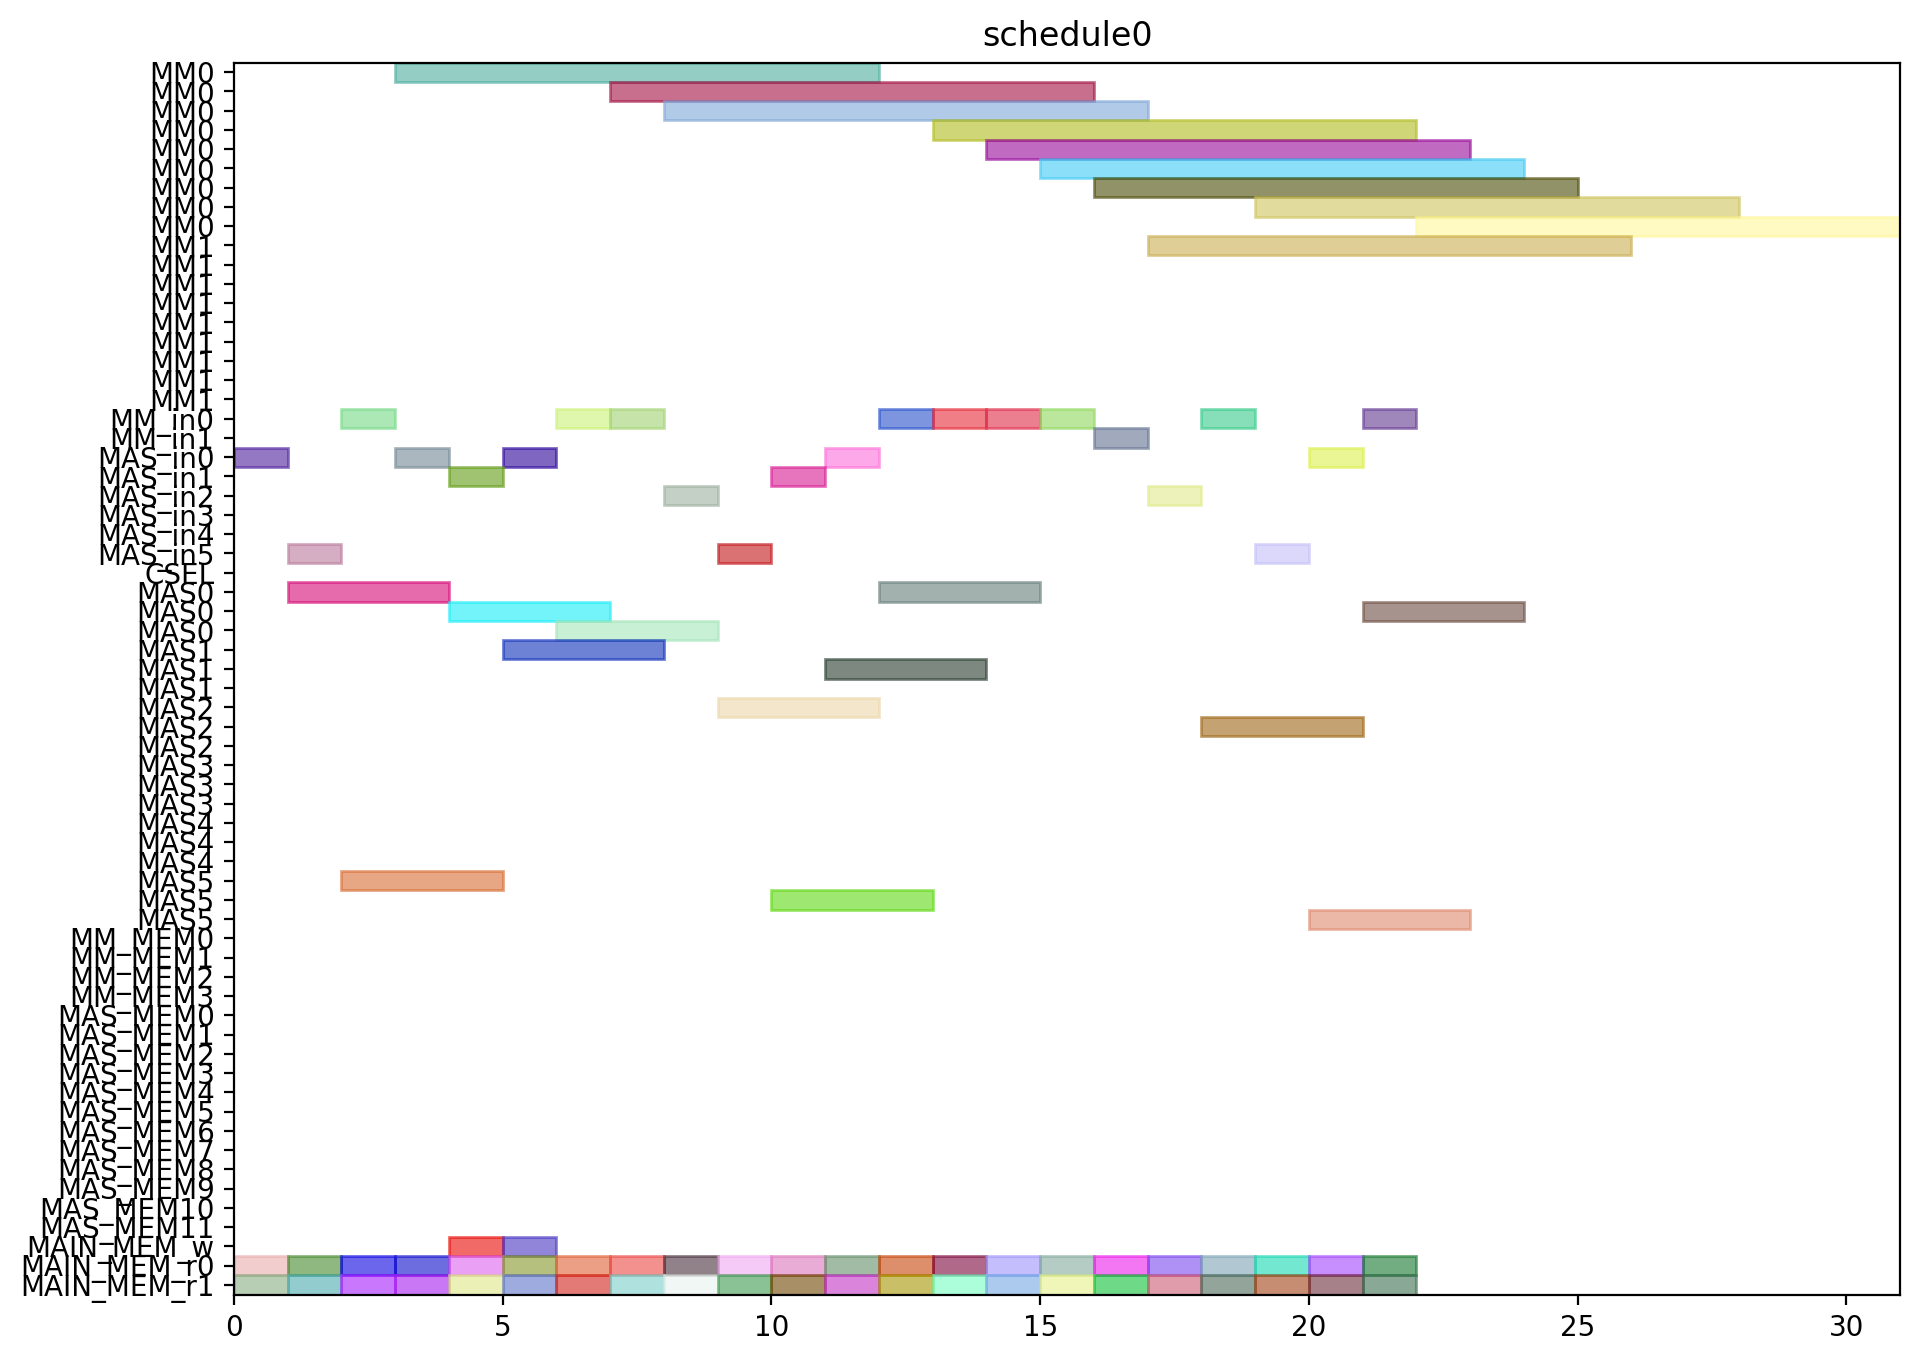

This chart was generated by the following Python code:
from pyschedule import Scenario, solvers, plotters, alt


def solve():
	horizon = 120
	S = Scenario("schedule0", horizon=horizon)

	# resource
	MM = S.Resources('MM', num=2, size=9)
	MM_in = S.Resources('MM_in', num=2)
	MAS_in = S.Resources('MAS_in', num=6)
	CSEL = S.Resource('CSEL')
	MAS = S.Resources('MAS', num=6, size=3, periods=range(1, horizon))
	MM_MEM = S.Resources('MM_MEM', num=4)
	MAS_MEM = S.Resources('MAS_MEM', num=12)
	MAIN_MEM_w = S.Resource('MAIN_MEM_w', size=1)
	MAIN_MEM_r = S.Resources('MAIN_MEM_r', num=2)

	# result of previous scheduling

	# new tasks
	c10_t0 = S.Task('c10_t0', length=9, delay_cost=1)
	c10_t0 += alt(MM)
	c10_t0_in = S.Task('c10_t0_in', length=1, delay_cost=1)
	c10_t0_in += alt(MM_in)
	S += c10_t0_in*MM_in[0]<=c10_t0*MM[0]
	S += c10_t0_in*MM_in[1]<=c10_t0*MM[1]
	c10_t0_mem0 = S.Task('c10_t0_mem0', length=1, delay_cost=1)
	c10_t0_mem0 += MAIN_MEM_r[0]
	S += c10_t0_mem0 <= c10_t0

	c10_t0_mem1 = S.Task('c10_t0_mem1', length=1, delay_cost=1)
	c10_t0_mem1 += MAIN_MEM_r[1]
	S += c10_t0_mem1 <= c10_t0

	c10_t1 = S.Task('c10_t1', length=9, delay_cost=1)
	c10_t1 += alt(MM)
	c10_t1_in = S.Task('c10_t1_in', length=1, delay_cost=1)
	c10_t1_in += alt(MM_in)
	S += c10_t1_in*MM_in[0]<=c10_t1*MM[0]
	S += c10_t1_in*MM_in[1]<=c10_t1*MM[1]
	c10_t1_mem0 = S.Task('c10_t1_mem0', length=1, delay_cost=1)
	c10_t1_mem0 += MAIN_MEM_r[0]
	S += c10_t1_mem0 <= c10_t1

	c10_t1_mem1 = S.Task('c10_t1_mem1', length=1, delay_cost=1)
	c10_t1_mem1 += MAIN_MEM_r[1]
	S += c10_t1_mem1 <= c10_t1

	c10_t2 = S.Task('c10_t2', length=3, delay_cost=1)
	c10_t2 += alt(MAS)
	c10_t2_in = S.Task('c10_t2_in', length=1, delay_cost=1)
	c10_t2_in += alt(MAS_in)
	S += c10_t2_in*MAS_in[0]<=c10_t2*MAS[0]

	S += c10_t2_in*MAS_in[1]<=c10_t2*MAS[1]

	S += c10_t2_in*MAS_in[2]<=c10_t2*MAS[2]

	S += c10_t2_in*MAS_in[3]<=c10_t2*MAS[3]

	S += c10_t2_in*MAS_in[4]<=c10_t2*MAS[4]

	S += c10_t2_in*MAS_in[5]<=c10_t2*MAS[5]

	c10_t2_mem0 = S.Task('c10_t2_mem0', length=1, delay_cost=1)
	c10_t2_mem0 += MAIN_MEM_r[0]
	S += c10_t2_mem0 <= c10_t2

	c10_t2_mem1 = S.Task('c10_t2_mem1', length=1, delay_cost=1)
	c10_t2_mem1 += MAIN_MEM_r[1]
	S += c10_t2_mem1 <= c10_t2

	c10_t3 = S.Task('c10_t3', length=3, delay_cost=1)
	c10_t3 += alt(MAS)
	c10_t3_in = S.Task('c10_t3_in', length=1, delay_cost=1)
	c10_t3_in += alt(MAS_in)
	S += c10_t3_in*MAS_in[0]<=c10_t3*MAS[0]

	S += c10_t3_in*MAS_in[1]<=c10_t3*MAS[1]

	S += c10_t3_in*MAS_in[2]<=c10_t3*MAS[2]

	S += c10_t3_in*MAS_in[3]<=c10_t3*MAS[3]

	S += c10_t3_in*MAS_in[4]<=c10_t3*MAS[4]

	S += c10_t3_in*MAS_in[5]<=c10_t3*MAS[5]

	c10_t3_mem0 = S.Task('c10_t3_mem0', length=1, delay_cost=1)
	c10_t3_mem0 += MAIN_MEM_r[0]
	S += c10_t3_mem0 <= c10_t3

	c10_t3_mem1 = S.Task('c10_t3_mem1', length=1, delay_cost=1)
	c10_t3_mem1 += MAIN_MEM_r[1]
	S += c10_t3_mem1 <= c10_t3

	c20_t0 = S.Task('c20_t0', length=9, delay_cost=1)
	c20_t0 += alt(MM)
	c20_t0_in = S.Task('c20_t0_in', length=1, delay_cost=1)
	c20_t0_in += alt(MM_in)
	S += c20_t0_in*MM_in[0]<=c20_t0*MM[0]
	S += c20_t0_in*MM_in[1]<=c20_t0*MM[1]
	c20_t0_mem0 = S.Task('c20_t0_mem0', length=1, delay_cost=1)
	c20_t0_mem0 += MAIN_MEM_r[0]
	S += c20_t0_mem0 <= c20_t0

	c20_t0_mem1 = S.Task('c20_t0_mem1', length=1, delay_cost=1)
	c20_t0_mem1 += MAIN_MEM_r[1]
	S += c20_t0_mem1 <= c20_t0

	c20_t1 = S.Task('c20_t1', length=9, delay_cost=1)
	c20_t1 += alt(MM)
	c20_t1_in = S.Task('c20_t1_in', length=1, delay_cost=1)
	c20_t1_in += alt(MM_in)
	S += c20_t1_in*MM_in[0]<=c20_t1*MM[0]
	S += c20_t1_in*MM_in[1]<=c20_t1*MM[1]
	c20_t1_mem0 = S.Task('c20_t1_mem0', length=1, delay_cost=1)
	c20_t1_mem0 += MAIN_MEM_r[0]
	S += c20_t1_mem0 <= c20_t1

	c20_t1_mem1 = S.Task('c20_t1_mem1', length=1, delay_cost=1)
	c20_t1_mem1 += MAIN_MEM_r[1]
	S += c20_t1_mem1 <= c20_t1

	c20_t2 = S.Task('c20_t2', length=3, delay_cost=1)
	c20_t2 += alt(MAS)
	c20_t2_in = S.Task('c20_t2_in', length=1, delay_cost=1)
	c20_t2_in += alt(MAS_in)
	S += c20_t2_in*MAS_in[0]<=c20_t2*MAS[0]

	S += c20_t2_in*MAS_in[1]<=c20_t2*MAS[1]

	S += c20_t2_in*MAS_in[2]<=c20_t2*MAS[2]

	S += c20_t2_in*MAS_in[3]<=c20_t2*MAS[3]

	S += c20_t2_in*MAS_in[4]<=c20_t2*MAS[4]

	S += c20_t2_in*MAS_in[5]<=c20_t2*MAS[5]

	c20_t2_mem0 = S.Task('c20_t2_mem0', length=1, delay_cost=1)
	c20_t2_mem0 += MAIN_MEM_r[0]
	S += c20_t2_mem0 <= c20_t2

	c20_t2_mem1 = S.Task('c20_t2_mem1', length=1, delay_cost=1)
	c20_t2_mem1 += MAIN_MEM_r[1]
	S += c20_t2_mem1 <= c20_t2

	c20_t3 = S.Task('c20_t3', length=3, delay_cost=1)
	c20_t3 += alt(MAS)
	c20_t3_in = S.Task('c20_t3_in', length=1, delay_cost=1)
	c20_t3_in += alt(MAS_in)
	S += c20_t3_in*MAS_in[0]<=c20_t3*MAS[0]

	S += c20_t3_in*MAS_in[1]<=c20_t3*MAS[1]

	S += c20_t3_in*MAS_in[2]<=c20_t3*MAS[2]

	S += c20_t3_in*MAS_in[3]<=c20_t3*MAS[3]

	S += c20_t3_in*MAS_in[4]<=c20_t3*MAS[4]

	S += c20_t3_in*MAS_in[5]<=c20_t3*MAS[5]

	c20_t3_mem0 = S.Task('c20_t3_mem0', length=1, delay_cost=1)
	c20_t3_mem0 += MAIN_MEM_r[0]
	S += c20_t3_mem0 <= c20_t3

	c20_t3_mem1 = S.Task('c20_t3_mem1', length=1, delay_cost=1)
	c20_t3_mem1 += MAIN_MEM_r[1]
	S += c20_t3_mem1 <= c20_t3

	c01_t0 = S.Task('c01_t0', length=9, delay_cost=1)
	c01_t0 += alt(MM)
	c01_t0_in = S.Task('c01_t0_in', length=1, delay_cost=1)
	c01_t0_in += alt(MM_in)
	S += c01_t0_in*MM_in[0]<=c01_t0*MM[0]
	S += c01_t0_in*MM_in[1]<=c01_t0*MM[1]
	c01_t0_mem0 = S.Task('c01_t0_mem0', length=1, delay_cost=1)
	c01_t0_mem0 += MAIN_MEM_r[0]
	S += c01_t0_mem0 <= c01_t0

	c01_t0_mem1 = S.Task('c01_t0_mem1', length=1, delay_cost=1)
	c01_t0_mem1 += MAIN_MEM_r[1]
	S += c01_t0_mem1 <= c01_t0

	c01_t1 = S.Task('c01_t1', length=9, delay_cost=1)
	c01_t1 += alt(MM)
	c01_t1_in = S.Task('c01_t1_in', length=1, delay_cost=1)
	c01_t1_in += alt(MM_in)
	S += c01_t1_in*MM_in[0]<=c01_t1*MM[0]
	S += c01_t1_in*MM_in[1]<=c01_t1*MM[1]
	c01_t1_mem0 = S.Task('c01_t1_mem0', length=1, delay_cost=1)
	c01_t1_mem0 += MAIN_MEM_r[0]
	S += c01_t1_mem0 <= c01_t1

	c01_t1_mem1 = S.Task('c01_t1_mem1', length=1, delay_cost=1)
	c01_t1_mem1 += MAIN_MEM_r[1]
	S += c01_t1_mem1 <= c01_t1

	c01_t2 = S.Task('c01_t2', length=3, delay_cost=1)
	c01_t2 += alt(MAS)
	c01_t2_in = S.Task('c01_t2_in', length=1, delay_cost=1)
	c01_t2_in += alt(MAS_in)
	S += c01_t2_in*MAS_in[0]<=c01_t2*MAS[0]

	S += c01_t2_in*MAS_in[1]<=c01_t2*MAS[1]

	S += c01_t2_in*MAS_in[2]<=c01_t2*MAS[2]

	S += c01_t2_in*MAS_in[3]<=c01_t2*MAS[3]

	S += c01_t2_in*MAS_in[4]<=c01_t2*MAS[4]

	S += c01_t2_in*MAS_in[5]<=c01_t2*MAS[5]

	c01_t2_mem0 = S.Task('c01_t2_mem0', length=1, delay_cost=1)
	c01_t2_mem0 += MAIN_MEM_r[0]
	S += c01_t2_mem0 <= c01_t2

	c01_t2_mem1 = S.Task('c01_t2_mem1', length=1, delay_cost=1)
	c01_t2_mem1 += MAIN_MEM_r[1]
	S += c01_t2_mem1 <= c01_t2

	c01_t3 = S.Task('c01_t3', length=3, delay_cost=1)
	c01_t3 += alt(MAS)
	c01_t3_in = S.Task('c01_t3_in', length=1, delay_cost=1)
	c01_t3_in += alt(MAS_in)
	S += c01_t3_in*MAS_in[0]<=c01_t3*MAS[0]

	S += c01_t3_in*MAS_in[1]<=c01_t3*MAS[1]

	S += c01_t3_in*MAS_in[2]<=c01_t3*MAS[2]

	S += c01_t3_in*MAS_in[3]<=c01_t3*MAS[3]

	S += c01_t3_in*MAS_in[4]<=c01_t3*MAS[4]

	S += c01_t3_in*MAS_in[5]<=c01_t3*MAS[5]

	c01_t3_mem0 = S.Task('c01_t3_mem0', length=1, delay_cost=1)
	c01_t3_mem0 += MAIN_MEM_r[0]
	S += c01_t3_mem0 <= c01_t3

	c01_t3_mem1 = S.Task('c01_t3_mem1', length=1, delay_cost=1)
	c01_t3_mem1 += MAIN_MEM_r[1]
	S += c01_t3_mem1 <= c01_t3

	c11_t0 = S.Task('c11_t0', length=9, delay_cost=1)
	c11_t0 += alt(MM)
	c11_t0_in = S.Task('c11_t0_in', length=1, delay_cost=1)
	c11_t0_in += alt(MM_in)
	S += c11_t0_in*MM_in[0]<=c11_t0*MM[0]
	S += c11_t0_in*MM_in[1]<=c11_t0*MM[1]
	c11_t0_mem0 = S.Task('c11_t0_mem0', length=1, delay_cost=1)
	c11_t0_mem0 += MAIN_MEM_r[0]
	S += c11_t0_mem0 <= c11_t0

	c11_t0_mem1 = S.Task('c11_t0_mem1', length=1, delay_cost=1)
	c11_t0_mem1 += MAIN_MEM_r[1]
	S += c11_t0_mem1 <= c11_t0

	c11_t1 = S.Task('c11_t1', length=9, delay_cost=1)
	c11_t1 += alt(MM)
	c11_t1_in = S.Task('c11_t1_in', length=1, delay_cost=1)
	c11_t1_in += alt(MM_in)
	S += c11_t1_in*MM_in[0]<=c11_t1*MM[0]
	S += c11_t1_in*MM_in[1]<=c11_t1*MM[1]
	c11_t1_mem0 = S.Task('c11_t1_mem0', length=1, delay_cost=1)
	c11_t1_mem0 += MAIN_MEM_r[0]
	S += c11_t1_mem0 <= c11_t1

	c11_t1_mem1 = S.Task('c11_t1_mem1', length=1, delay_cost=1)
	c11_t1_mem1 += MAIN_MEM_r[1]
	S += c11_t1_mem1 <= c11_t1

	c11_t2 = S.Task('c11_t2', length=3, delay_cost=1)
	c11_t2 += alt(MAS)
	c11_t2_in = S.Task('c11_t2_in', length=1, delay_cost=1)
	c11_t2_in += alt(MAS_in)
	S += c11_t2_in*MAS_in[0]<=c11_t2*MAS[0]

	S += c11_t2_in*MAS_in[1]<=c11_t2*MAS[1]

	S += c11_t2_in*MAS_in[2]<=c11_t2*MAS[2]

	S += c11_t2_in*MAS_in[3]<=c11_t2*MAS[3]

	S += c11_t2_in*MAS_in[4]<=c11_t2*MAS[4]

	S += c11_t2_in*MAS_in[5]<=c11_t2*MAS[5]

	c11_t2_mem0 = S.Task('c11_t2_mem0', length=1, delay_cost=1)
	c11_t2_mem0 += MAIN_MEM_r[0]
	S += c11_t2_mem0 <= c11_t2

	c11_t2_mem1 = S.Task('c11_t2_mem1', length=1, delay_cost=1)
	c11_t2_mem1 += MAIN_MEM_r[1]
	S += c11_t2_mem1 <= c11_t2

	c11_t3 = S.Task('c11_t3', length=3, delay_cost=1)
	c11_t3 += alt(MAS)
	c11_t3_in = S.Task('c11_t3_in', length=1, delay_cost=1)
	c11_t3_in += alt(MAS_in)
	S += c11_t3_in*MAS_in[0]<=c11_t3*MAS[0]

	S += c11_t3_in*MAS_in[1]<=c11_t3*MAS[1]

	S += c11_t3_in*MAS_in[2]<=c11_t3*MAS[2]

	S += c11_t3_in*MAS_in[3]<=c11_t3*MAS[3]

	S += c11_t3_in*MAS_in[4]<=c11_t3*MAS[4]

	S += c11_t3_in*MAS_in[5]<=c11_t3*MAS[5]

	c11_t3_mem0 = S.Task('c11_t3_mem0', length=1, delay_cost=1)
	c11_t3_mem0 += MAIN_MEM_r[0]
	S += c11_t3_mem0 <= c11_t3

	c11_t3_mem1 = S.Task('c11_t3_mem1', length=1, delay_cost=1)
	c11_t3_mem1 += MAIN_MEM_r[1]
	S += c11_t3_mem1 <= c11_t3

	c21_t0 = S.Task('c21_t0', length=9, delay_cost=1)
	c21_t0 += alt(MM)
	c21_t0_in = S.Task('c21_t0_in', length=1, delay_cost=1)
	c21_t0_in += alt(MM_in)
	S += c21_t0_in*MM_in[0]<=c21_t0*MM[0]
	S += c21_t0_in*MM_in[1]<=c21_t0*MM[1]
	c21_t0_mem0 = S.Task('c21_t0_mem0', length=1, delay_cost=1)
	c21_t0_mem0 += MAIN_MEM_r[0]
	S += c21_t0_mem0 <= c21_t0

	c21_t0_mem1 = S.Task('c21_t0_mem1', length=1, delay_cost=1)
	c21_t0_mem1 += MAIN_MEM_r[1]
	S += c21_t0_mem1 <= c21_t0

	c21_t1 = S.Task('c21_t1', length=9, delay_cost=1)
	c21_t1 += alt(MM)
	c21_t1_in = S.Task('c21_t1_in', length=1, delay_cost=1)
	c21_t1_in += alt(MM_in)
	S += c21_t1_in*MM_in[0]<=c21_t1*MM[0]
	S += c21_t1_in*MM_in[1]<=c21_t1*MM[1]
	c21_t1_mem0 = S.Task('c21_t1_mem0', length=1, delay_cost=1)
	c21_t1_mem0 += MAIN_MEM_r[0]
	S += c21_t1_mem0 <= c21_t1

	c21_t1_mem1 = S.Task('c21_t1_mem1', length=1, delay_cost=1)
	c21_t1_mem1 += MAIN_MEM_r[1]
	S += c21_t1_mem1 <= c21_t1

	c21_t2 = S.Task('c21_t2', length=3, delay_cost=1)
	c21_t2 += alt(MAS)
	c21_t2_in = S.Task('c21_t2_in', length=1, delay_cost=1)
	c21_t2_in += alt(MAS_in)
	S += c21_t2_in*MAS_in[0]<=c21_t2*MAS[0]

	S += c21_t2_in*MAS_in[1]<=c21_t2*MAS[1]

	S += c21_t2_in*MAS_in[2]<=c21_t2*MAS[2]

	S += c21_t2_in*MAS_in[3]<=c21_t2*MAS[3]

	S += c21_t2_in*MAS_in[4]<=c21_t2*MAS[4]

	S += c21_t2_in*MAS_in[5]<=c21_t2*MAS[5]

	c21_t2_mem0 = S.Task('c21_t2_mem0', length=1, delay_cost=1)
	c21_t2_mem0 += MAIN_MEM_r[0]
	S += c21_t2_mem0 <= c21_t2

	c21_t2_mem1 = S.Task('c21_t2_mem1', length=1, delay_cost=1)
	c21_t2_mem1 += MAIN_MEM_r[1]
	S += c21_t2_mem1 <= c21_t2

	c21_t3 = S.Task('c21_t3', length=3, delay_cost=1)
	c21_t3 += alt(MAS)
	c21_t3_in = S.Task('c21_t3_in', length=1, delay_cost=1)
	c21_t3_in += alt(MAS_in)
	S += c21_t3_in*MAS_in[0]<=c21_t3*MAS[0]

	S += c21_t3_in*MAS_in[1]<=c21_t3*MAS[1]

	S += c21_t3_in*MAS_in[2]<=c21_t3*MAS[2]

	S += c21_t3_in*MAS_in[3]<=c21_t3*MAS[3]

	S += c21_t3_in*MAS_in[4]<=c21_t3*MAS[4]

	S += c21_t3_in*MAS_in[5]<=c21_t3*MAS[5]

	c21_t3_mem0 = S.Task('c21_t3_mem0', length=1, delay_cost=1)
	c21_t3_mem0 += MAIN_MEM_r[0]
	S += c21_t3_mem0 <= c21_t3

	c21_t3_mem1 = S.Task('c21_t3_mem1', length=1, delay_cost=1)
	c21_t3_mem1 += MAIN_MEM_r[1]
	S += c21_t3_mem1 <= c21_t3

	c000 = S.Task('c000', length=3, delay_cost=1)
	c000 += alt(MAS)
	c000_in = S.Task('c000_in', length=1, delay_cost=1)
	c000_in += alt(MAS_in)
	S += c000_in*MAS_in[0]<=c000*MAS[0]

	S += c000_in*MAS_in[1]<=c000*MAS[1]

	S += c000_in*MAS_in[2]<=c000*MAS[2]

	S += c000_in*MAS_in[3]<=c000*MAS[3]

	S += c000_in*MAS_in[4]<=c000*MAS[4]

	S += c000_in*MAS_in[5]<=c000*MAS[5]

	S += 0<c000

	c000_w = S.Task('c000_w', length=1, delay_cost=1)
	c000_w += alt(MAIN_MEM_w)
	S += c000 <= c000_w

	c000_mem0 = S.Task('c000_mem0', length=1, delay_cost=1)
	c000_mem0 += MAIN_MEM_r[0]
	S += c000_mem0 <= c000

	c000_mem1 = S.Task('c000_mem1', length=1, delay_cost=1)
	c000_mem1 += MAIN_MEM_r[1]
	S += c000_mem1 <= c000

	c001 = S.Task('c001', length=3, delay_cost=1)
	c001 += alt(MAS)
	c001_in = S.Task('c001_in', length=1, delay_cost=1)
	c001_in += alt(MAS_in)
	S += c001_in*MAS_in[0]<=c001*MAS[0]

	S += c001_in*MAS_in[1]<=c001*MAS[1]

	S += c001_in*MAS_in[2]<=c001*MAS[2]

	S += c001_in*MAS_in[3]<=c001*MAS[3]

	S += c001_in*MAS_in[4]<=c001*MAS[4]

	S += c001_in*MAS_in[5]<=c001*MAS[5]

	S += 0<c001

	c001_w = S.Task('c001_w', length=1, delay_cost=1)
	c001_w += alt(MAIN_MEM_w)
	S += c001 <= c001_w

	c001_mem0 = S.Task('c001_mem0', length=1, delay_cost=1)
	c001_mem0 += MAIN_MEM_r[0]
	S += c001_mem0 <= c001

	c001_mem1 = S.Task('c001_mem1', length=1, delay_cost=1)
	c001_mem1 += MAIN_MEM_r[1]
	S += c001_mem1 <= c001

	solvers.mip.solve(S,msg=1,kind='CPLEX',ratio_gap=1.01)

	solution = [['hoge']*len(S.solution()[1]) for i in range(len(S.solution()))]
	for i in range(len(S.solution())):
		for j in range(len(S.solution()[i])):
			solution[i][j]=str(S.solution()[i][j])
	print(solution)

	cycles = int(solution[-1][3])

	pic_file_name = "/mnt/rose/usr1/fukuda/ABE/multiRAM_multiMAS_16mux/scheduling_result/stage9MM2_stage3MAS6/FROB/schedule0.png"
	if(S.solution() != []):
		plotters.matplotlib.plot(S,img_filename=pic_file_name, show_task_labels=False, fig_size=(cycles*0.25+3, 8))

	return solution
